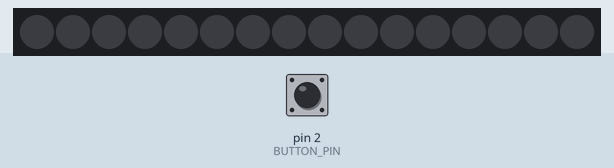
Recording of a sketch running on a simulated Arduino Uno, built with avr-gcc and run on an emulated ATmega328P. Shown: 16 RGB LEDs in strip order, left to right. Inputs (shaded band) come from the test bench; at power-on: pin 2 (BUTTON_PIN) HIGH. Dim RGB values are drawn brighter than linear.

Above: at 1.2 s.
1.3 s: pin 2 (BUTTON_PIN) pulled LOW for 0.15 s
At 2.7 s:
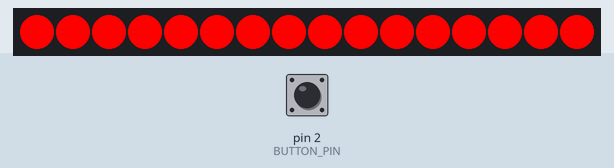
2.9 s: pin 2 (BUTTON_PIN) pulled LOW for 1 s
At 4.5 s:
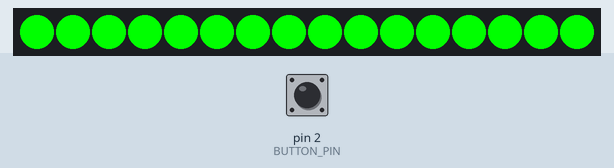
5.4 s: pin 2 (BUTTON_PIN) pulled LOW for 0.15 s
At 6.8 s:
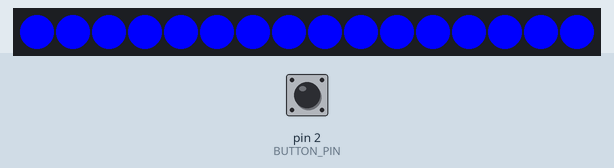
7.0 s: pin 2 (BUTTON_PIN) pulled LOW for 3.2 s
At 9.9 s:
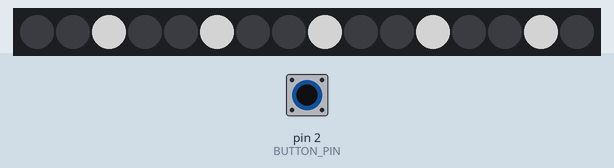

Measured:
- after the input at 1.3 s, the LEDs: first change at once (image 1 shows a later state)
- after the input at 2.9 s, the LEDs: first change at once (image 2 shows a later state)
- after the input at 5.4 s, the LEDs: first change at once (image 3 shows a later state)
- after the input at 7.0 s, the LEDs: first change at once (image 4 shows a later state)

The sketch:

sketch_feb16a.ino
```cpp
#include <Adafruit_NeoPixel.h>

#define BUTTON_PIN   2
#define PIXEL_PIN    9

#define PIXEL_COUNT 16
Adafruit_NeoPixel strip = Adafruit_NeoPixel(PIXEL_COUNT, PIXEL_PIN, NEO_GRB + NEO_KHZ800);

bool oldState = HIGH;
int showType = 0;

void setup() {
  pinMode(BUTTON_PIN, INPUT_PULLUP);
  strip.begin();
  strip.show(); // Initialize all pixels to 'off'
}

void loop() {
  // Get current button state.
  bool newState = digitalRead(BUTTON_PIN);

  // Check if state changed from high to low (button press).
  if (newState == LOW && oldState == HIGH) {
    // Short delay to debounce button.
    delay(20);
    // Check if button is still low after debounce.
    newState = digitalRead(BUTTON_PIN);
    if (newState == LOW) {
      showType++;
      if (showType > 9)
        showType=0;
      startShow(showType);
    }
  }

  // Set the last button state to the old state.
  oldState = newState;
}

void startShow(int i) {
  switch(i){
    case 0: colorWipe(strip.Color(0, 0, 0), 50);    // Black/off
            break;
    case 1: colorWipe(strip.Color(255, 0, 0), 50);  // Red
            break;
    case 2: colorWipe(strip.Color(0, 255, 0), 50);  // Green
            break;
    case 3: colorWipe(strip.Color(0, 0, 255), 50);  // Blue
            break;
    case 4: theaterChase(strip.Color(127, 127, 127), 50); // White
            break;
    case 5: theaterChase(strip.Color(127,   0,   0), 50); // Red
            break;
    case 6: theaterChase(strip.Color(  0,   0, 127), 50); // Blue
            break;
    case 7: rainbow(20);
            break;
    case 8: rainbowCycle(20);
            break;

    case 9: colorWipe(strip.Color(0, 0, 0), 50);    // Black/off
            break;
  }
}

// Fill the dots one after the other with a color
void colorWipe(uint32_t c, uint8_t wait) {
  for(uint16_t i=0; i<strip.numPixels(); i++) {
    strip.setPixelColor(i, c);
    strip.show();
    delay(wait);
  }
}

void rainbow(uint8_t wait) {
  uint16_t i, j;

  for(j=0; j<256; j++) {
    for(i=0; i<strip.numPixels(); i++) {
      strip.setPixelColor(i, Wheel((i+j) & 255));
    }
    strip.show();
    delay(wait);
  }
}

//rainbow equally distributed throughout
void rainbowCycle(uint8_t wait) {
  uint16_t i, j;

  for(j=0; j<256*5; j++) { // 5 cycles of all colors on wheel
    for(i=0; i< strip.numPixels(); i++) {
      strip.setPixelColor(i, Wheel(((i * 256 / strip.numPixels()) + j) & 255));
    }
    strip.show();
    delay(wait);
  }
}

//Theatre-style crawling lights.
void theaterChase(uint32_t c, uint8_t wait) {
  for (int j=0; j<10; j++) {  //do 10 cycles of chasing
    for (int q=0; q < 3; q++) {
      for (int i=0; i < strip.numPixels(); i=i+3) {
        strip.setPixelColor(i+q, c);    //turn every third pixel on
      }
      strip.show();

      delay(wait);

      for (int i=0; i < strip.numPixels(); i=i+3) {
        strip.setPixelColor(i+q, 0);        //turn every third pixel off
      }
    }
  }
}


// Input a value 0 to 255 to get a color value.
// The colours are a transition r - g - b - back to r.
uint32_t Wheel(byte WheelPos) {
  WheelPos = 255 - WheelPos;
  if(WheelPos < 85) {
    return strip.Color(255 - WheelPos * 3, 0, WheelPos * 3);
  }
  if(WheelPos < 170) {
    WheelPos -= 85;
    return strip.Color(0, WheelPos * 3, 255 - WheelPos * 3);
  }
  WheelPos -= 170;
  return strip.Color(WheelPos * 3, 255 - WheelPos * 3, 0);
}
```
